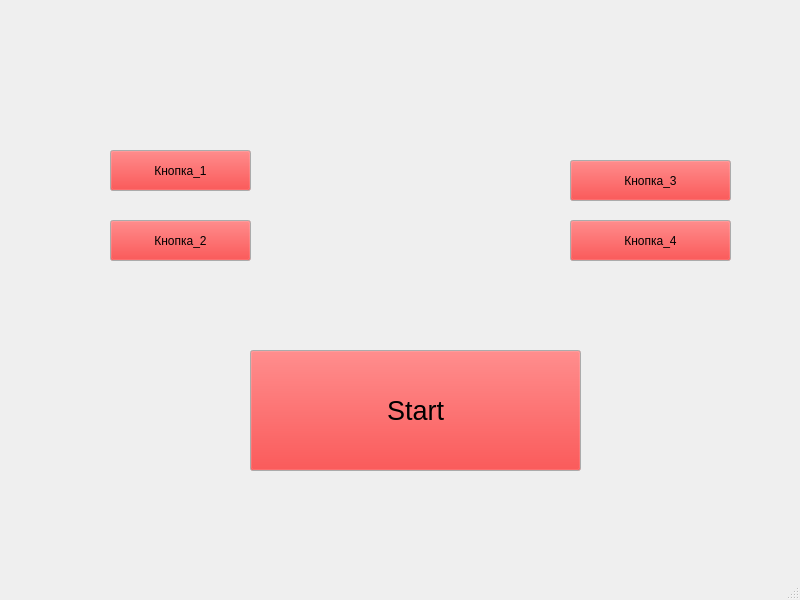
<?xml version="1.0" encoding="UTF-8"?>
<ui version="4.0">
 <class>MainWindow</class>
 <widget class="QMainWindow" name="MainWindow">
  <property name="geometry">
   <rect>
    <x>0</x>
    <y>0</y>
    <width>800</width>
    <height>600</height>
   </rect>
  </property>
  <property name="palette">
   <palette>
    <active>
     <colorrole role="Button">
      <brush brushstyle="SolidPattern">
       <color alpha="255">
        <red>255</red>
        <green>0</green>
        <blue>0</blue>
       </color>
      </brush>
     </colorrole>
    </active>
    <inactive>
     <colorrole role="Button">
      <brush brushstyle="SolidPattern">
       <color alpha="255">
        <red>255</red>
        <green>0</green>
        <blue>0</blue>
       </color>
      </brush>
     </colorrole>
    </inactive>
    <disabled>
     <colorrole role="Button">
      <brush brushstyle="SolidPattern">
       <color alpha="255">
        <red>255</red>
        <green>0</green>
        <blue>0</blue>
       </color>
      </brush>
     </colorrole>
    </disabled>
   </palette>
  </property>
  <property name="windowTitle">
   <string>MainWindow</string>
  </property>
  <widget class="QWidget" name="centralwidget">
   <widget class="QPushButton" name="Start">
    <property name="geometry">
     <rect>
      <x>250</x>
      <y>350</y>
      <width>331</width>
      <height>121</height>
     </rect>
    </property>
    <property name="font">
     <font>
      <pointsize>20</pointsize>
     </font>
    </property>
    <property name="text">
     <string>Start</string>
    </property>
   </widget>
   <widget class="QPushButton" name="pushButton_2">
    <property name="geometry">
     <rect>
      <x>110</x>
      <y>150</y>
      <width>141</width>
      <height>41</height>
     </rect>
    </property>
    <property name="text">
     <string>Кнопка_1</string>
    </property>
   </widget>
   <widget class="QPushButton" name="pushButton_3">
    <property name="geometry">
     <rect>
      <x>110</x>
      <y>220</y>
      <width>141</width>
      <height>41</height>
     </rect>
    </property>
    <property name="text">
     <string>Кнопка_2</string>
    </property>
   </widget>
   <widget class="QPushButton" name="pushButton_4">
    <property name="geometry">
     <rect>
      <x>570</x>
      <y>160</y>
      <width>161</width>
      <height>41</height>
     </rect>
    </property>
    <property name="text">
     <string>Кнопка_3</string>
    </property>
   </widget>
   <widget class="QPushButton" name="pushButton_5">
    <property name="geometry">
     <rect>
      <x>570</x>
      <y>220</y>
      <width>161</width>
      <height>41</height>
     </rect>
    </property>
    <property name="text">
     <string>Кнопка_4</string>
    </property>
   </widget>
   <widget class="QWidget" name="verticalLayoutWidget">
    <property name="geometry">
     <rect>
      <x>230</x>
      <y>30</y>
      <width>351</width>
      <height>61</height>
     </rect>
    </property>
    <layout class="QVBoxLayout" name="verticalLayout"/>
   </widget>
  </widget>
  <widget class="QMenuBar" name="menubar">
   <property name="geometry">
    <rect>
     <x>0</x>
     <y>0</y>
     <width>800</width>
     <height>26</height>
    </rect>
   </property>
  </widget>
  <widget class="QStatusBar" name="statusbar"/>
 </widget>
 <resources/>
 <connections/>
</ui>
